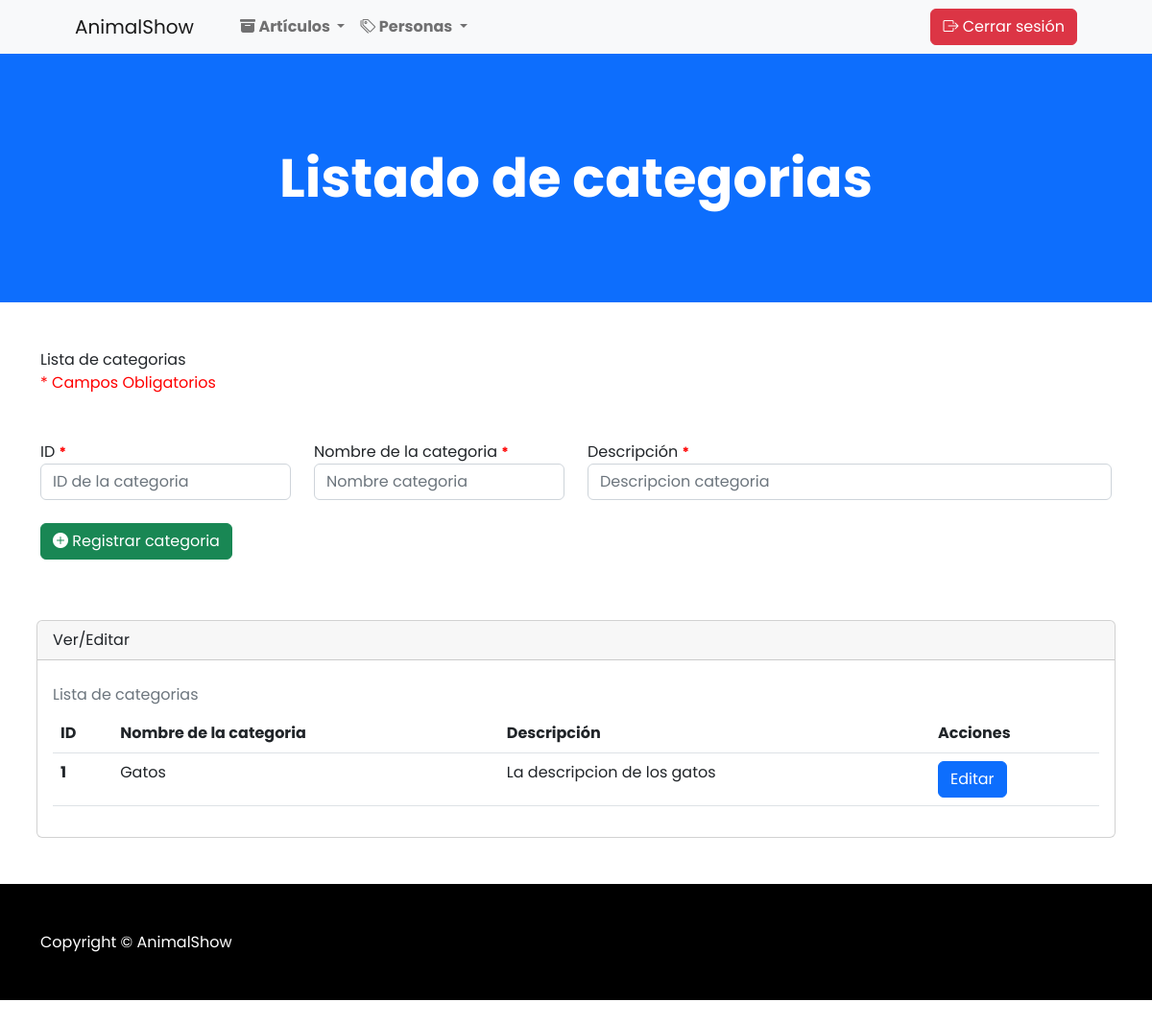
/categorias, run on an earlier commit of the app's database.
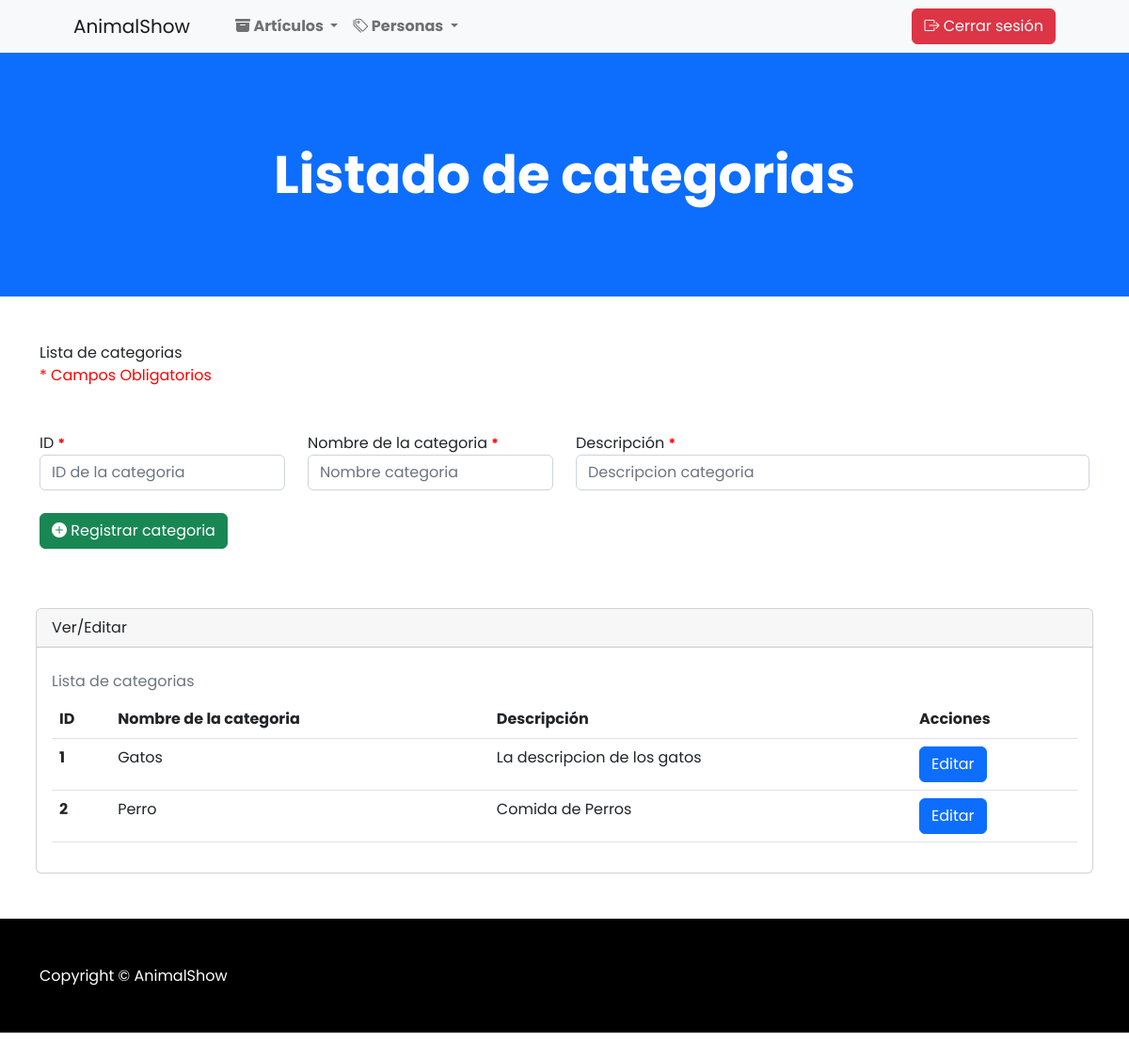
And on a later commit of the database.
### apps/Shopanimal/models.py (models this page shows, shortened)
class Categoria(models.Model):
    id_categoria = models.IntegerField(primary_key=True)
    nombre_categoria = models.CharField(max_length=100)
    descripcion = models.CharField(max_length=100)

### apps/Shopanimal/views.py (the view)
# urls.py: path('categorias', views.cargarListaCategorias),
def cargarListaCategorias(request):
    tipoUsuario = request.session.get('tipoUsuario', None)
    categorias = Categoria.objects.all()
    return render(request, "agregarCat.html", {"lcate": categorias, "tipoUsuario":tipoUsuario})

### apps/Shopanimal/templates/agregarCat.html (shortened to what this page needs)
{% extends './baseAdmin.html' %} {% load static %} {% block head %}
<link rel="stylesheet" href="{% static 'css/style.css' %}" />
{% endblock %} {% block body %}
<header class="bg-primary py-5">
  <div class="container px-4 px-lg-5 my-5">
    <div class="text-center text-white">
      <h1 class="display-4 fw-bolder">Listado de categorias</h1>
    </div>
  </div>
</header>
<div class="container mt-5">
  <caption>
    Lista de categorias
  </caption>
  <br />
  <span class="rd-point">* Campos Obligatorios</span>
</div>
<form
  id="agregarCategoriaForm"
  action="/agregarCategoriaForm"
  method="POST"
  enctype="multipart/form-data"
>
  <div class="container mt-5 mb-5">
    <div class="row">
      <div class="col-md-3">
        <div class="form-group mb-3">
          <label for="txtID">ID <small>*</small></label>
          <input
            name="txtID"
            id="txtID"
            type="number"
            class="form-control"
            placeholder="ID de la categoria"
          />
        </div>
      </div>
      <div class="col-md-3">
        <div class="form-group mb-3">
          <label for="txtCategoria"
            >Nombre de la categoria <small>*</small></label
          >
          <input
            name="txtCategoria"
            id="txtCategoria"
            type="text"
            class="form-control"
            placeholder="Nombre categoria"
          />
        </div>
      </div>
      <div class="col-md-6">
        <div class="form-group mb-3">
          <label for="txtDescripcion">Descripción <small>*</small></label>
          <input
            name="txtDescripcion"
            id="txtDescripcion"
            type="text"
            class="form-control"
            placeholder="Descripcion categoria"
          />
        </div>
      </div>
      <div class="col-md-3">
        <div class="form-group mt-2">
          <button id="btnEnviar" type="submit" class="btn btn-success">
            <i class="bi bi-plus-circle-fill"></i> Registrar categoria
          </button>
        </div>
      </div>
    </div>
  </div>
</form>
<div class="container px-4 px-lg-2 mt-5 mb-5">
  <div class="card">
    <div class="card-header">Ver/Editar</div>
    <div class="card-body">
      <table class="table caption-top">
        <caption>
          Lista de categorias
        </caption>
        <thead>
          <tr>
            <th scope="col">ID</th>
            <th scope="col">Nombre de la categoria</th>
            <th scope="col">Descripción</th>
            <th scope="col">Acciones</th>
          </tr>
        </thead>
        <tbody>
          {% for c in lcate %}
          <tr>
            <th scope="row">{{c.id_categoria}}</th>
            <td>{{c.nombre_categoria}}</td>
            <td>{{c.descripcion}}</td>
            <td>
              <a
                href="/editarCategoria/{{c.id_categoria}}"
                class="btn btn-primary"
                >Editar</a
              >
            </td>
          </tr>
          {% endfor %}
        </tbody>
      </table>
    </div>
  </div>
</div>
{% endblock %}

What changed in the data, as far as the page shows it:
added Categoria: id_categoria "2", nombre_categoria "Perro", descripcion "Comida de Perros"
